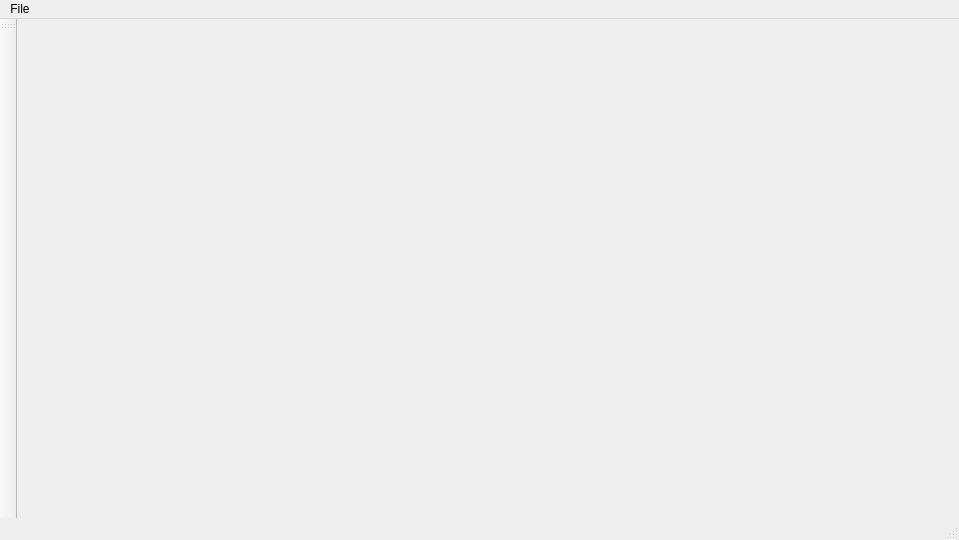
<?xml version="1.0" encoding="UTF-8"?>
<ui version="4.0">
 <class>MainWindow</class>
 <widget class="QMainWindow" name="MainWindow">
  <property name="enabled">
   <bool>true</bool>
  </property>
  <property name="geometry">
   <rect>
    <x>0</x>
    <y>0</y>
    <width>959</width>
    <height>540</height>
   </rect>
  </property>
  <property name="windowTitle">
   <string>GK Proj 2024</string>
  </property>
  <widget class="QWidget" name="centralwidget">
   <layout class="QVBoxLayout" name="verticalLayout"/>
  </widget>
  <widget class="QMenuBar" name="menubar">
   <property name="geometry">
    <rect>
     <x>0</x>
     <y>0</y>
     <width>959</width>
     <height>21</height>
    </rect>
   </property>
   <widget class="QMenu" name="menuExit">
    <property name="title">
     <string>File</string>
    </property>
    <addaction name="actionHelp"/>
    <addaction name="separator"/>
    <addaction name="actionExit"/>
   </widget>
   <addaction name="menuExit"/>
  </widget>
  <widget class="QToolBar" name="toolBar">
   <property name="windowTitle">
    <string>toolBar</string>
   </property>
   <attribute name="toolBarArea">
    <enum>LeftToolBarArea</enum>
   </attribute>
   <attribute name="toolBarBreak">
    <bool>false</bool>
   </attribute>
  </widget>
  <widget class="QStatusBar" name="statusBar"/>
  <action name="actionHelp">
   <property name="text">
    <string>Help</string>
   </property>
  </action>
  <action name="actionExit">
   <property name="text">
    <string>Exit</string>
   </property>
  </action>
 </widget>
 <resources/>
 <connections/>
</ui>
